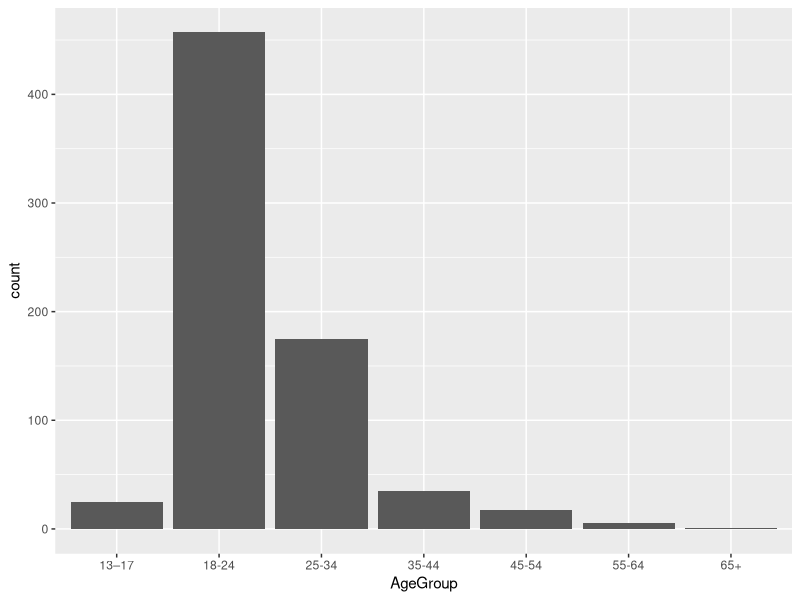
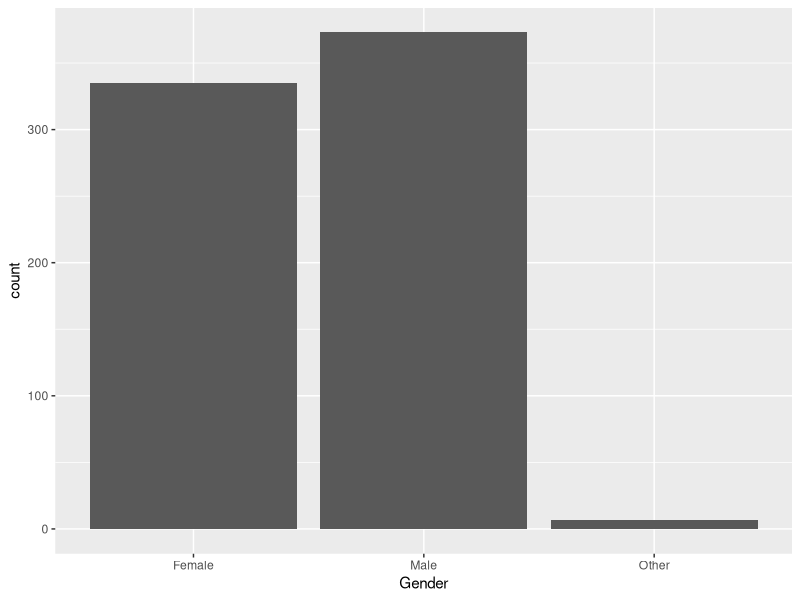
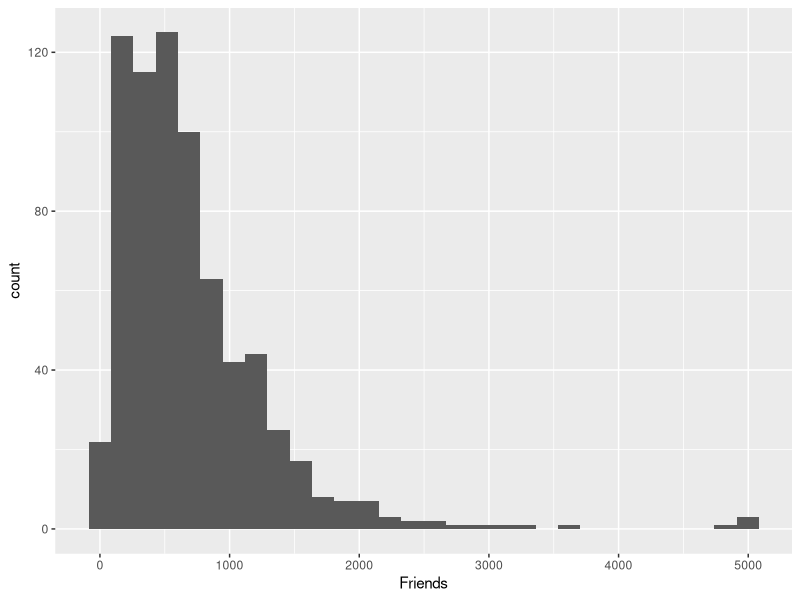
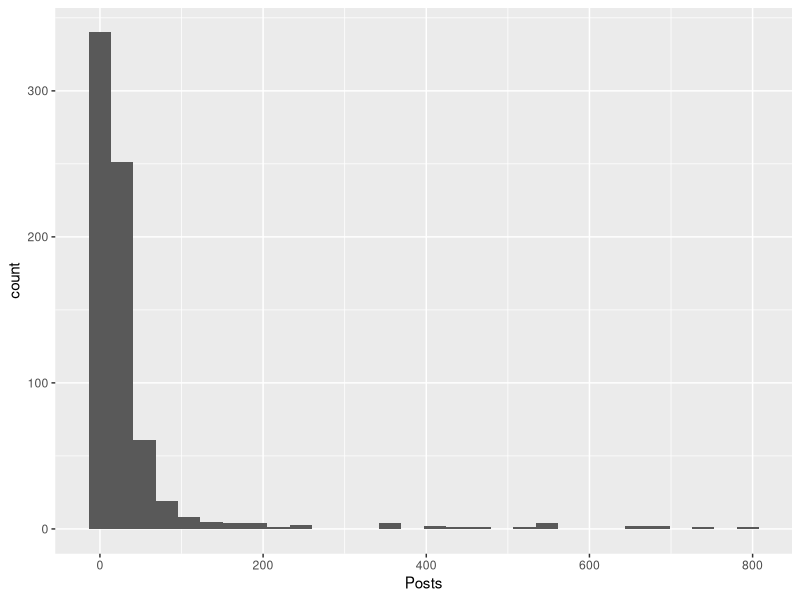
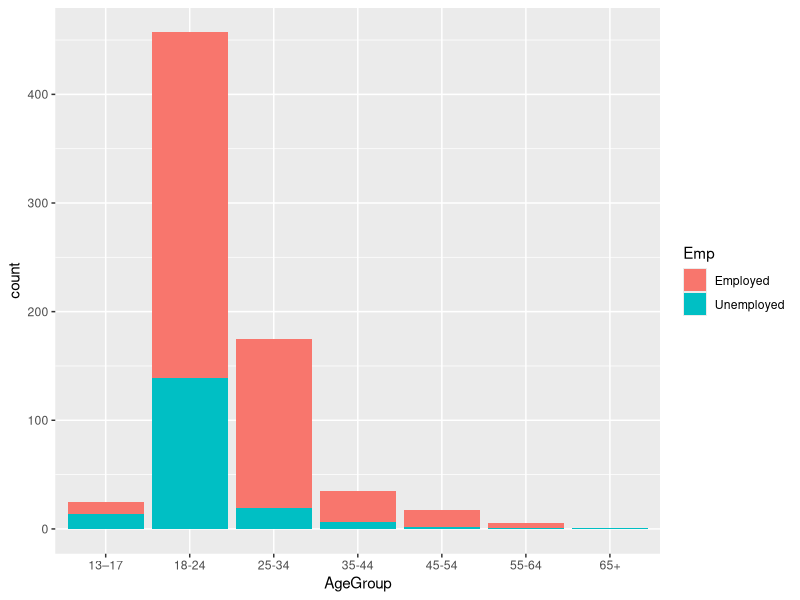
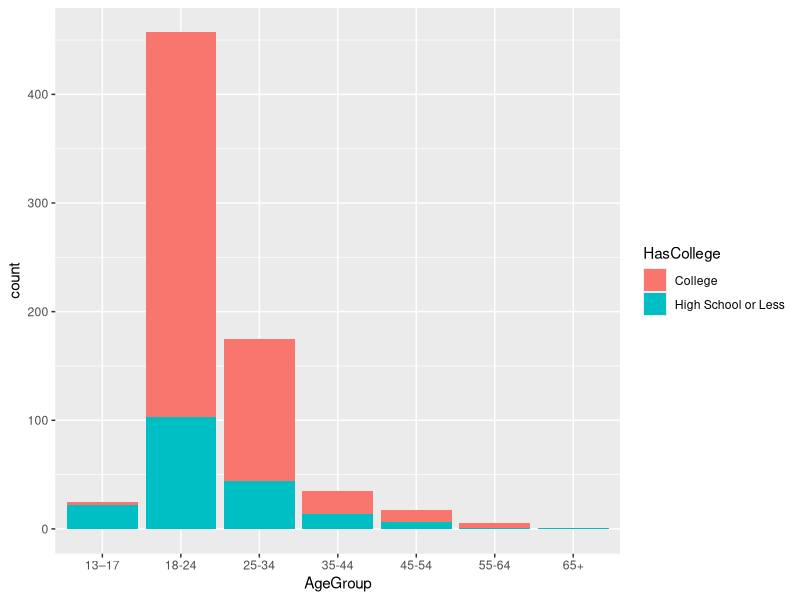
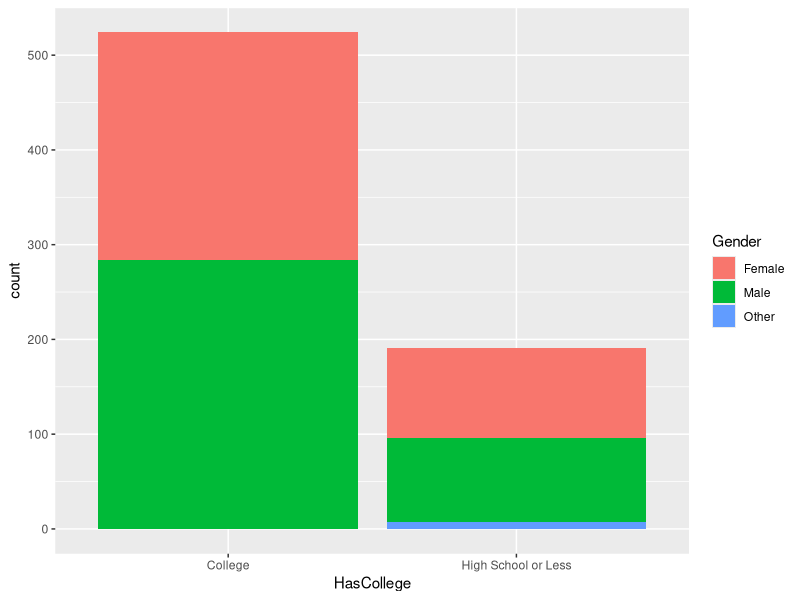
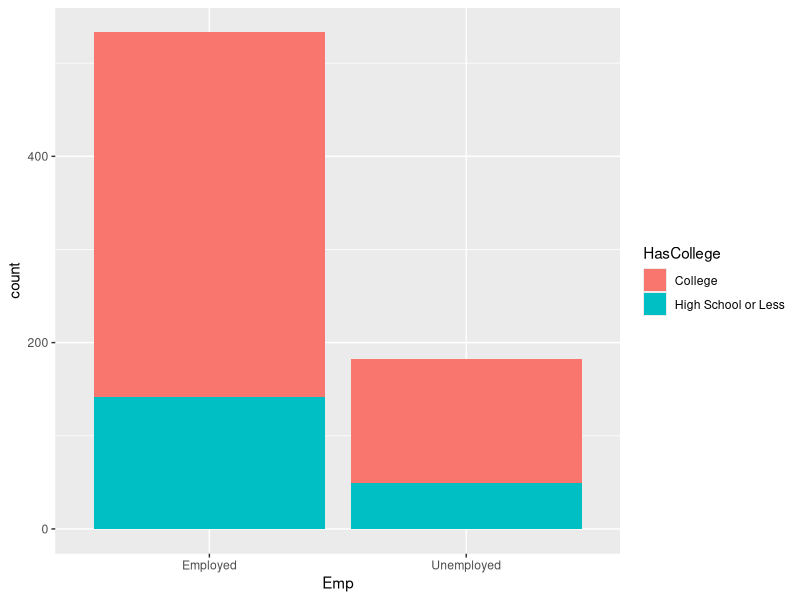

The R script that drew these images, in order:
## ---- chunk 1
library(dplyr, warn.conflicts = FALSE) # suppress conflicts warning
library(tidyr)
library(ggplot2)
## ---- chunk 2
fb <- read.csv("Facebook FriendsCSV.csv", skip = 2)
## ---- chunk 3
str(fb)
## ---- chunk 4
names(fb)
## ---- chunk 5
# Rename ‘X of Tags’ to ‘Tags’.

fb <- rename(fb, "Tags" = "X..of.Tags")
## ---- chunk 6
# Change the datatype from character to integer (Friends, Photos). To do this, need to remove the commas first, using gsub.

fb$Photos <- as.integer(gsub(",","", fb$Photos))
fb$Friends <- as.integer(gsub(",","", fb$Friends))
## ---- chunk 7
str(fb)
## ---- chunk 8
summary(fb$Age)
## ---- chunk 9
# Remove Friend field as it is not needed

fb$Friend <- NULL
## ---- chunk 10
# Add AgeGroup (13–17, 18–24, 25–34, 35–44, 45–54, 55-64, 65+)

fb <- fb %>% 
  mutate(AgeGroup = case_when(Age >= 13  & Age <= 17 ~ '13–17', 
                              Age >= 18  & Age <= 24 ~ '18-24',
                              Age >= 25  & Age <= 34 ~ '25-34',
                              Age >= 35  & Age <= 44 ~ '35-44',
                              Age >= 45  & Age <= 54 ~ '45-54',
                              Age >= 55  & Age <= 64 ~ '55-64',
                              Age >= 65 ~ '65+'))

fb$AgeGroup <- as.factor(fb$AgeGroup)
## ---- chunk 11
# Update Gender values (male=1; female=0, 2=other)

fb$Gender[fb$Gender == 1] <- 'Male'
fb$Gender[fb$Gender == 0] <- 'Female'
fb$Gender[fb$Gender == 2] <- 'Other'

fb$Gender <- as.factor(fb$Gender)
## ---- chunk 12
# Update Sexual Orientation values (1=heterosexual; 0=other)

fb$Orientation[fb$Orientation == 1] <- 'Heterosexual'
fb$Orientation[fb$Orientation == 0] <- 'Other'

fb$Orientation <- as.factor(fb$Orientation)
## ---- chunk 13
# Add InRelationship (1=yes; 0=no) and remove Relationship

fb <- fb %>% 
  mutate(InRelationship = case_when(Relationship == 1 ~ 'Yes',
                                    Relationship == 0 ~ 'No'))

fb$InRelationship <- as.factor(fb$InRelationship)
fb$Relationship <- NULL
## ---- chunk 14
# Update Emp values (employed=1, unemployed=0)

fb$Emp[fb$Emp == 1] <- 'Employed'
fb$Emp[fb$Emp == 0] <- 'Unemployed'

fb$Emp <- as.factor(fb$Emp)
## ---- chunk 15
# Add HasCollege with yes/no: based on Edu where (1=High School or less; 0=college) then remove Edu

fb <- fb %>% 
  mutate(HasCollege = case_when(Edu == 1 ~ 'High School or Less',
                                Edu == 0 ~ 'College'))

fb$HasCollege <- as.factor(fb$HasCollege)
fb$Edu <- NULL
## ---- chunk 16
# Update USA values (yes=1; no=0)

fb$USA[fb$USA == 1] <- 'Yes'
fb$USA[fb$USA == 0] <- 'No'

fb$USA <- as.factor(fb$USA)
## ---- chunk 17
# Add ProfilePic (1=self; 0=other) and remove Profile

fb <- fb %>% 
  mutate(ProfilePic = case_when(Profile == 1 ~ 'Self',
                                Profile == 0 ~ 'Other'))


fb$ProfilePic <- as.factor(fb$ProfilePic)
fb$Profile <- NULL
## ---- chunk 18
# Add CoverPic (1=self; 0=other) and remove Cover

fb <- fb %>% 
  mutate(CoverPic = case_when(Cover == 1 ~ 'Self',
                              Cover == 0 ~ 'Other'))


fb$CoverPic <- as.factor(fb$CoverPic)
fb$Cover <- NULL
## ---- chunk 19
# Midwest, Southeast, West are represented. Update their values to be yes/no.

fb$MidWest[fb$MidWest == 1] <- 'Yes'
fb$MidWest[fb$MidWest == 0] <- 'No'

fb$Seast[fb$Seast == 1] <- 'Yes'
fb$Seast[fb$Seast == 0] <- 'No'

fb$West[fb$West == 1] <- 'Yes'
fb$West[fb$West == 0] <- 'No'

fb$MidWest <- as.factor(fb$MidWest)
fb$Seast <- as.factor(fb$Seast)
fb$West <- as.factor(fb$West)
## ---- chunk 20
# But there are observations not represented in these groups. Add a Region column with values: (MidWest, Seast,West, Other) respectively

fb <- fb %>% 
  mutate(Region = case_when(MidWest == 'No'  & Seast == 'No' & West == 'No' ~ 'Other',
                           MidWest == 'Yes' ~ 'MidWest',
                           Seast == 'Yes' ~ 'Seast',
                           West == 'Yes' ~ 'West'))

fb$Region <- as.factor(fb$Region)
## ---- chunk 21
str(fb)
## ---- chunk 22
select(fb, MidWest, Seast, West, Region, USA) %>%
  head(10)
## ---- chunk 23
summary(fb$Region)
## ---- chunk 24
head(fb)
## ---- chunk 25
tail(fb)
## ---- chunk 26
summary(fb)
## ---- chunk 27
ggplot(fb) +
  geom_bar(aes(x = AgeGroup))

ggplot(fb) +
  geom_bar(aes(x = Gender))

ggplot(fb) +
  geom_histogram(aes(x = Friends))

ggplot(fb) +
  geom_histogram(aes(x = Posts))
## ---- chunk 28
ggplot(fb) +
  geom_bar(aes(x = AgeGroup, fill = Emp))

ggplot(fb) +
  geom_bar(aes(x = AgeGroup, fill = HasCollege))

ggplot(fb) +
  geom_bar(aes(x = HasCollege, fill = Gender))

ggplot(fb) +
  geom_bar(aes(x = Emp, fill = HasCollege))

ggplot(fb, mapping = aes(x = Posts, y = Friends, color = Gender)) + 
  geom_point(na.rm = TRUE)

ggplot(fb, mapping = aes(x = Age, y = Posts, color = Gender)) + 
  geom_point(na.rm = TRUE)

ggplot(fb, mapping = aes(x = Age, y = Gender, color = Gender)) + 
  geom_boxplot(na.rm = TRUE) +
  coord_flip()
## ---- chunk 29
ggplot(fb) + 
  geom_point(aes(x = Friends, y = Age, color = Gender)) + 
  facet_wrap(~ Gender, nrow = 2)
## ---- chunk 30
fb2 = fb %>% 
  select_if(is.numeric)

 str (fb2)
## ---- chunk 31
cor(fb2)
## ---- chunk 32
library(car)
car::vif(lm(Friends ~., data = fb2))
